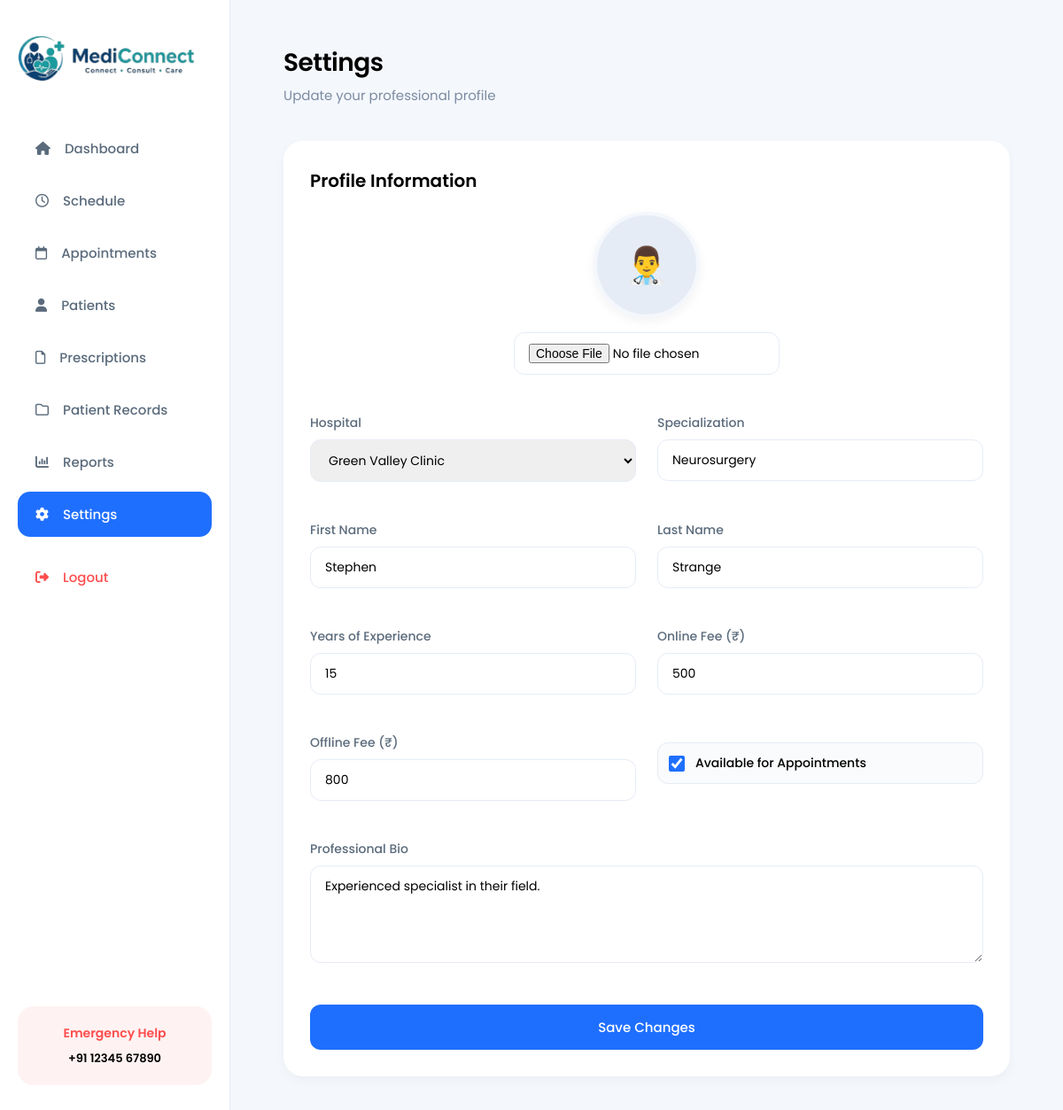
/accounts/profile/update/ (signed in), run on the app's committed database.
### accounts/models.py (models this page shows, shortened)
class DoctorProfile(models.Model):
    user = models.OneToOneField(User, on_delete=models.CASCADE)
    hospital = models.ForeignKey('core.Hospital', on_delete=models.CASCADE)
    specialization = models.CharField(max_length=100)
    experience_years = models.IntegerField(default=0)
    doctor_pic = models.ImageField(upload_to='profiles/doctors', blank=True, null=True)
    fees_online = models.IntegerField(default=0)
    fees_offline = models.IntegerField(default=0)
    bio = models.TextField(blank=True)
    is_available = models.BooleanField(default=True)

class User(AbstractUser):
    ROLE_CHOICES = (
        ('PATIENT', 'Patient'),
        ('DOCTOR', 'Doctor'),
        ('ADMIN', 'Admin'),
    )
    role = models.CharField(max_length=20, choices=ROLE_CHOICES)
    phone = models.CharField(max_length=15, blank=True)

### core/models.py (models this page shows, shortened)
class Hospital(models.Model):
    pic = models.ImageField(upload_to='hospital_pics/', null=True, blank=True)
    name = models.CharField(max_length=200)
    state = models.CharField(max_length=100)
    phone = models.CharField(max_length=15)
    address = models.TextField()
    email = models.EmailField(blank=True)

### accounts/views.py (the view, shortened to what this page needs)
# urls.py: path('profile/update/', views.update_profile_view, name='update_profile'),
@login_required
def update_profile_view(request):
    user = request.user
    hospitals = Hospital.objects.all()
    profile = None
    if user.role == 'PATIENT':
        try:
            profile = PatientProfile.objects.get(user=user)
        except PatientProfile.DoesNotExist:
            profile = PatientProfile.objects.create(user=user, date_of_birth='2000-01-01')
        if request.method == 'POST':
            user.first_name = request.POST.get('first_name')
            user.last_name = request.POST.get('last_name')
            profile.date_of_birth = request.POST.get('date_of_birth')
            profile.gender = request.POST.get('gender')
            profile.blood_group = request.POST.get('blood_group')
            profile.medical_history = request.POST.get('medical_history')
            profile.allergies = request.POST.get('allergies')
            if 'patient_pic' in request.FILES:
                profile.patient_pic = request.FILES['patient_pic']
            profile.save()
            user.save()
            messages.success(request, 'Profile updated successfully!')
            return redirect('home')
    elif user.role == 'DOCTOR':
        try:
            profile = DoctorProfile.objects.get(user=user)
        except DoctorProfile.DoesNotExist:
            messages.error(request, 'Doctor profile not found.')
            return redirect('doctor_dashboard')
    context = {
        'profile': profile,
        'hospitals': hospitals,
        'role': user.role
    }
    if user.role == 'DOCTOR':
        return render(request, 'accounts/doctor_profile.html', context)
    return render(request, 'accounts/updateprofile.html', context)

### templates/accounts/doctor_profile.html (shortened to what this page needs)
{% extends 'accounts/doctor_dashboard.html' %}
{% block doctor_main %}
<div class="topbar">
  <div>
    <h1>Settings</h1>
    <p>Update your professional profile</p>
  </div>
</div>
<div class="table-section">
  <div class="table-header" style="margin-bottom: 10px;">
    <h2>Profile Information</h2>
  </div>
  <form method="POST" enctype="multipart/form-data">
      <div class="form-grid">
          <div class="form-group full-width" style="text-align: center;">
              {% if profile.doctor_pic %}
                  <img src="{{ profile.doctor_pic.url }}" class="pic-preview" alt="Profile Pic">
              {% else %}
                  <div class="pic-preview" style="display: inline-flex; align-items: center; justify-content: center; background: #e6ecf5; margin: 0 auto 16px auto;">
                      <span style="font-size: 2.5rem;">👨‍⚕️</span>
                  </div>
              {% endif %}
              <div>
                  <input type="file" name="doctor_pic" class="form-input" style="max-width: 300px; margin: 0 auto;">
              </div>
          </div>
          <div class="form-group">
              <label>Hospital</label>
              <select name="hospital" class="form-input" required>
                  {% for hospital in hospitals %}
                      <option value="{{ hospital.id }}" {% if profile.hospital.id == hospital.id %}selected{% endif %}>
                          {{ hospital.name }}
                      </option>
                  {% endfor %}
              </select>
          </div>
           <div class="form-group">
              <label>Specialization</label>
              <input type="text" name="specialization" class="form-input" value="{{ profile.specialization }}" required>
          </div>
          <div class="form-group">
              <label>First Name</label>
              <input type="text" name="first_name" class="form-input" value="{{ user.first_name }}" required>
          </div>
          <div class="form-group">
              <label>Last Name</label>
              <input type="text" name="last_name" class="form-input" value="{{ user.last_name }}" required>
          </div>
          <div class="form-group">
              <label>Years of Experience</label>
              <input type="number" name="experience_years" class="form-input" value="{{ profile.experience_years }}" required>
          </div>
          <div class="form-group">
              <label>Online Fee (₹)</label>
              <input type="number" name="fees_online" class="form-input" value="{{ profile.fees_online }}" required>
          </div>
          <div class="form-group">
              <label>Offline Fee (₹)</label>
              <input type="number" name="fees_offline" class="form-input" value="{{ profile.fees_offline }}" required>
          </div>
          <div class="form-group">
              <div class="checkbox-group">
                  <input type="checkbox" name="is_available" id="is_available" {% if profile.is_available %}checked{% endif %}>
                  <label for="is_available" style="margin-bottom: 0; color: #000; font-weight: 500;">Available for Appointments</label>
              </div>
          </div>
          <div class="form-group full-width">
              <label>Professional Bio</label>
              <textarea name="bio" class="form-input" placeholder="Tell us about your background and expertise..." rows="4">{{ profile.bio }}</textarea>
          </div>
      </div>
      <button type="submit" class="btn-submit">Save Changes</button>
  </form>
</div>
{% endblock %}

### templates/accounts/doctor_profile.html (style rules this page uses)
.form-grid { display: grid; grid-template-columns: 1fr 1fr; gap: 24px; margin-top: 20px; }
.form-group { margin-bottom: 20px; }
.form-group.full-width { grid-column: span 2; }
.form-group label { display: block; margin-bottom: 8px; color: #5b6b7c; font-weight: 500; font-size: 14px; }
.form-input { width: 100%; padding: 12px 16px; border: 1px solid #e6ecf5; border-radius: 12px; font-size: 14px; font-family: inherit; outline: none; transition: border-color 0.2s, box-shadow 0.2s; }
.btn-submit { background: #1f6fff; color: white; border: none; padding: 14px 28px; border-radius: 12px; font-weight: 500; cursor: pointer; transition: opacity 0.2s, transform 0.2s; display: block; width: 100%; margin-top: 20px; font-size: 15px; }
.pic-preview { width: 120px; height: 120px; border-radius: 50%; object-fit: cover; margin-bottom: 16px; border: 4px solid #f4f7fc; box-shadow: 0 4px 12px rgba(0,0,0,0.05); }
.checkbox-group { display: flex; align-items: center; gap: 12px; margin-top: 10px; padding: 12px; border: 1px solid #e6ecf5; border-radius: 12px; background: #fafbfc; }
.checkbox-group input { width: 18px; height: 18px; accent-color: #1f6fff; }

### templates/accounts/doctor_dashboard.html (style rules this page uses)
* { margin: 0; padding: 0; box-sizing: border-box; font-family: 'Poppins', sans-serif; }
body { background: #f4f7fc; color: #000000; }
.topbar { display: flex; justify-content: space-between; align-items: center; margin-bottom: 40px; }
.topbar h1 { font-size: 28px; font-weight: 600; letter-spacing: -0.5px; margin-bottom: 4px; }
.topbar p { color: #7b8ba1; font-size: 15px; }
.table-section { background: white; border-radius: 22px; padding: 30px; box-shadow: 0 4px 12px rgba(0, 0, 0, 0.04); }
.table-header { display: flex; justify-content: space-between; align-items: center; margin-bottom: 30px; }
.table-header h2 { font-size: 20px; font-weight: 600; }

### data on the page
DoctorProfile: hospital "Green Valley Clinic", specialization "Neurosurgery", experience_years "15", fees_online "500", fees_offline "800", is_available "☑", bio "Experienced specialist in their field."
User: first_name "Stephen", last_name "Strange"
